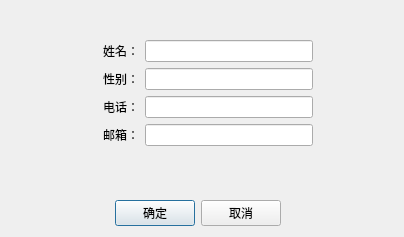
<?xml version="1.0" encoding="UTF-8"?>
<ui version="4.0">
 <class>InfoDialog</class>
 <widget class="QDialog" name="InfoDialog">
  <property name="geometry">
   <rect>
    <x>0</x>
    <y>0</y>
    <width>404</width>
    <height>237</height>
   </rect>
  </property>
  <property name="windowTitle">
   <string>Dialog</string>
  </property>
  <layout class="QGridLayout" name="gridLayout_2">
   <item row="6" column="3">
    <layout class="QHBoxLayout" name="horizontalLayout">
     <item>
      <widget class="QPushButton" name="confirm">
       <property name="text">
        <string>确定</string>
       </property>
      </widget>
     </item>
     <item>
      <widget class="QPushButton" name="cancel">
       <property name="text">
        <string>取消</string>
       </property>
      </widget>
     </item>
    </layout>
   </item>
   <item row="5" column="4" rowspan="2" colspan="3">
    <spacer name="horizontalSpacer_4">
     <property name="orientation">
      <enum>Qt::Horizontal</enum>
     </property>
     <property name="sizeHint" stdset="0">
      <size>
       <width>110</width>
       <height>39</height>
      </size>
     </property>
    </spacer>
   </item>
   <item row="1" column="1" colspan="5">
    <layout class="QGridLayout" name="gridLayout">
     <item row="0" column="0">
      <widget class="QLabel" name="name_label">
       <property name="text">
        <string>姓名：</string>
       </property>
      </widget>
     </item>
     <item row="0" column="1">
      <widget class="QLineEdit" name="name"/>
     </item>
     <item row="1" column="0">
      <widget class="QLabel" name="sex_label">
       <property name="text">
        <string>性别：</string>
       </property>
      </widget>
     </item>
     <item row="1" column="1">
      <widget class="QLineEdit" name="sex"/>
     </item>
     <item row="2" column="0">
      <widget class="QLabel" name="phone_label">
       <property name="text">
        <string>电话：</string>
       </property>
      </widget>
     </item>
     <item row="2" column="1">
      <widget class="QLineEdit" name="phone"/>
     </item>
     <item row="3" column="0">
      <widget class="QLabel" name="email_label">
       <property name="text">
        <string>邮箱：</string>
       </property>
      </widget>
     </item>
     <item row="3" column="1">
      <widget class="QLineEdit" name="email"/>
     </item>
    </layout>
   </item>
   <item row="5" column="0" rowspan="2" colspan="2">
    <spacer name="horizontalSpacer_3">
     <property name="orientation">
      <enum>Qt::Horizontal</enum>
     </property>
     <property name="sizeHint" stdset="0">
      <size>
       <width>96</width>
       <height>20</height>
      </size>
     </property>
    </spacer>
   </item>
   <item row="1" column="6">
    <spacer name="horizontalSpacer_2">
     <property name="orientation">
      <enum>Qt::Horizontal</enum>
     </property>
     <property name="sizeHint" stdset="0">
      <size>
       <width>67</width>
       <height>20</height>
      </size>
     </property>
    </spacer>
   </item>
   <item row="1" column="0">
    <spacer name="horizontalSpacer">
     <property name="orientation">
      <enum>Qt::Horizontal</enum>
     </property>
     <property name="sizeHint" stdset="0">
      <size>
       <width>86</width>
       <height>20</height>
      </size>
     </property>
    </spacer>
   </item>
   <item row="0" column="4">
    <spacer name="verticalSpacer_2">
     <property name="orientation">
      <enum>Qt::Vertical</enum>
     </property>
     <property name="sizeHint" stdset="0">
      <size>
       <width>20</width>
       <height>6</height>
      </size>
     </property>
    </spacer>
   </item>
   <item row="2" column="4">
    <spacer name="verticalSpacer">
     <property name="orientation">
      <enum>Qt::Vertical</enum>
     </property>
     <property name="sizeHint" stdset="0">
      <size>
       <width>20</width>
       <height>15</height>
      </size>
     </property>
    </spacer>
   </item>
   <item row="2" column="3">
    <widget class="QLabel" name="result">
     <property name="text">
      <string/>
     </property>
    </widget>
   </item>
  </layout>
 </widget>
 <resources/>
 <connections/>
</ui>
